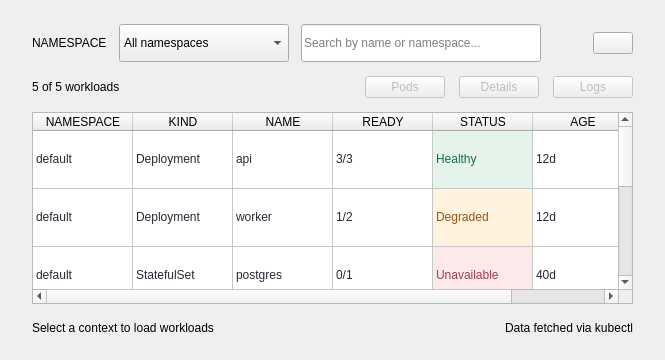
           <widget class="QFrame" name="workArea">
            <layout class="QVBoxLayout" name="workLayout">
             <property name="spacing">
              <number>14</number>
             </property>
             <property name="leftMargin">
              <number>32</number>
             </property>
             <property name="topMargin">
              <number>24</number>
             </property>
             <property name="rightMargin">
              <number>32</number>
             </property>
             <property name="bottomMargin">
              <number>22</number>
             </property>
             <item>
              <layout class="QHBoxLayout" name="filtersLayout">
               <property name="spacing">
                <number>12</number>
               </property>
               <item>
                <widget class="QLabel" name="filterLabel">
                 <property name="text">
                  <string>NAMESPACE</string>
                 </property>
                </widget>
               </item>
               <item>
                <widget class="QComboBox" name="namespaceCombo">
                 <property name="minimumSize">
                  <size>
                   <width>170</width>
                   <height>38</height>
                  </size>
                 </property>
                 <item>
                  <property name="text">
                   <string notr="true">All namespaces</string>
                  </property>
                 </item>
                 <item>
                  <property name="text">
                   <string notr="true">default</string>
                  </property>
                 </item>
                 <item>
                  <property name="text">
                   <string notr="true">monitoring</string>
                  </property>
                 </item>
                 <item>
                  <property name="text">
                   <string notr="true">kube-system</string>
                  </property>
                 </item>
                 <property name="variant" stdset="0">
                  <string notr="true">filter</string>
                 </property>
                </widget>
               </item>
               <item>
                <widget class="QLineEdit" name="searchInput">
                 <property name="minimumSize">
                  <size>
                   <width>240</width>
                   <height>38</height>
                  </size>
                 </property>
                 <property name="maximumSize">
                  <size>
                   <width>300</width>
                   <height>16777215</height>
                  </size>
                 </property>
                 <property name="placeholderText">
                  <string>Search by name or namespace...</string>
                 </property>
                 <property name="clearButtonEnabled">
                  <bool>true</bool>
                 </property>
                </widget>
               </item>
               <item>
                <spacer name="filtersSpacer">
                 <property name="orientation">
                  <enum>Qt::Orientation::Horizontal</enum>
                 </property>
                 <property name="sizeHint" stdset="0">
                  <size>
                   <width>40</width>
                   <height>20</height>
                  </size>
                 </property>
                </spacer>
               </item>
               <item>
                <widget class="QPushButton" name="refreshButton">
                 <property name="toolTip">
                  <string>Refresh</string>
                 </property>
                 <property name="iconOnly" stdset="0">
                  <string notr="true">true</string>
                 </property>
                 <property name="variant" stdset="0">
                  <string notr="true">primary</string>
                 </property>
                </widget>
               </item>
              </layout>
             </item>
             <item>
              <layout class="QHBoxLayout" name="summaryRow">
               <item>
                <widget class="QLabel" name="summaryLabel">
                 <property name="text">
                  <string notr="true">5 of 5 workloads</string>
                 </property>
                </widget>
               </item>
               <item>
                <spacer name="summarySpacer">
                 <property name="orientation">
                  <enum>Qt::Orientation::Horizontal</enum>
                 </property>
                 <property name="sizeHint" stdset="0">
                  <size>
                   <width>40</width>
                   <height>20</height>
                  </size>
                 </property>
                </spacer>
               </item>
               <item>
                <widget class="QPushButton" name="podsButton">
                 <property name="enabled">
                  <bool>false</bool>
                 </property>
                 <property name="toolTip">
                  <string>View Pods of the selected workload</string>
                 </property>
                 <property name="text">
                  <string>Pods</string>
                 </property>
                 <property name="variant" stdset="0">
                  <string notr="true">secondary</string>
                 </property>
                </widget>
               </item>
               <item>
                <widget class="QPushButton" name="detailsButton">
                 <property name="enabled">
                  <bool>false</bool>
                 </property>
                 <property name="toolTip">
                  <string>View JSON details of the selected workload</string>
                 </property>
                 <property name="text">
                  <string>Details</string>
                 </property>
                 <property name="variant" stdset="0">
                  <string notr="true">secondary</string>
                 </property>
                </widget>
               </item>
               <item>
                <widget class="QPushButton" name="logsButton">
                 <property name="enabled">
                  <bool>false</bool>
                 </property>
                 <property name="toolTip">
                  <string>View logs of a Pod of the selected workload</string>
                 </property>
                 <property name="text">
                  <string>Logs</string>
                 </property>
                 <property name="variant" stdset="0">
                  <string notr="true">secondary</string>
                 </property>
                </widget>
               </item>
              </layout>
             </item>
             <item>
              <widget class="QTableWidget" name="workloadTable">
               <property name="editTriggers">
                <set>QAbstractItemView::EditTrigger::NoEditTriggers</set>
               </property>
               <property name="alternatingRowColors">
                <bool>false</bool>
               </property>
               <property name="selectionMode">
                <enum>QAbstractItemView::SelectionMode::SingleSelection</enum>
               </property>
               <property name="selectionBehavior">
                <enum>QAbstractItemView::SelectionBehavior::SelectRows</enum>
               </property>
               <attribute name="horizontalHeaderStretchLastSection">
                <bool>false</bool>
               </attribute>
               <attribute name="verticalHeaderVisible">
                <bool>false</bool>
               </attribute>
               <attribute name="verticalHeaderDefaultSectionSize">
                <number>58</number>
               </attribute>
               <row />
               <row />
               <row />
               <row />
               <row />
               <column>
                <property name="text">
                 <string>NAMESPACE</string>
                </property>
               </column>
               <column>
                <property name="text">
                 <string>KIND</string>
                </property>
               </column>
               <column>
                <property name="text">
                 <string>NAME</string>
                </property>
               </column>
               <column>
                <property name="text">
                 <string>READY</string>
                </property>
               </column>
               <column>
                <property name="text">
                 <string>STATUS</string>
                </property>
               </column>
               <column>
                <property name="text">
                 <string>AGE</string>
                </property>
               </column>
               <item row="0" column="0">
                <property name="text">
                 <string notr="true">default</string>
                </property>
                <property name="foreground">
                 <brush brushstyle="SolidPattern">
                  <color alpha="255">
                   <red>36</red>
                   <green>42</green>
                   <blue>51</blue>
                  </color>
                 </brush>
                </property>
               </item>
               <item row="0" column="1">
                <property name="text">
                 <string notr="true">Deployment</string>
                </property>
                <property name="foreground">
                 <brush brushstyle="SolidPattern">
                  <color alpha="255">
                   <red>36</red>
                   <green>42</green>
                   <blue>51</blue>
                  </color>
                 </brush>
                </property>
               </item>
               <item row="0" column="2">
                <property name="text">
                 <string notr="true">api</string>
                </property>
                <property name="foreground">
                 <brush brushstyle="SolidPattern">
                  <color alpha="255">
                   <red>36</red>
                   <green>42</green>
                   <blue>51</blue>
                  </color>
                 </brush>
                </property>
               </item>
               <item row="0" column="3">
                <property name="text">
                 <string notr="true">3/3</string>
                </property>
                <property name="foreground">
                 <brush brushstyle="SolidPattern">
                  <color alpha="255">
                   <red>36</red>
                   <green>42</green>
                   <blue>51</blue>
                  </color>
                 </brush>
                </property>
               </item>
               <item row="0" column="4">
                <property name="text">
                 <string notr="true">Healthy</string>
                </property>
                <property name="background">
                 <brush brushstyle="SolidPattern">
                  <color alpha="255">
                   <red>229</red>
                   <green>244</green>
                   <blue>235</blue>
                  </color>
                 </brush>
                </property>
                <property name="foreground">
                 <brush brushstyle="SolidPattern">
                  <color alpha="255">
                   <red>23</red>
                   <green>107</green>
                   <blue>88</blue>
                  </color>
                 </brush>
                </property>
               </item>
               <item row="0" column="5">
                <property name="text">
                 <string notr="true">12d</string>
                </property>
                <property name="foreground">
                 <brush brushstyle="SolidPattern">
                  <color alpha="255">
                   <red>36</red>
                   <green>42</green>
                   <blue>51</blue>
                  </color>
                 </brush>
                </property>
               </item>
               <item row="1" column="0">
                <property name="text">
                 <string notr="true">default</string>
                </property>
                <property name="foreground">
                 <brush brushstyle="SolidPattern">
                  <color alpha="255">
                   <red>36</red>
                   <green>42</green>
                   <blue>51</blue>
                  </color>
                 </brush>
                </property>
               </item>
               <item row="1" column="1">
                <property name="text">
                 <string notr="true">Deployment</string>
                </property>
                <property name="foreground">
                 <brush brushstyle="SolidPattern">
                  <color alpha="255">
                   <red>36</red>
                   <green>42</green>
                   <blue>51</blue>
                  </color>
                 </brush>
                </property>
               </item>
               <item row="1" column="2">
                <property name="text">
                 <string notr="true">worker</string>
                </property>
                <property name="foreground">
                 <brush brushstyle="SolidPattern">
                  <color alpha="255">
                   <red>36</red>
                   <green>42</green>
                   <blue>51</blue>
                  </color>
                 </brush>
                </property>
               </item>
               <item row="1" column="3">
                <property name="text">
                 <string notr="true">1/2</string>
                </property>
                <property name="foreground">
                 <brush brushstyle="SolidPattern">
                  <color alpha="255">
                   <red>36</red>
                   <green>42</green>
                   <blue>51</blue>
                  </color>
                 </brush>
                </property>
               </item>
               <item row="1" column="4">
                <property name="text">
                 <string notr="true">Degraded</string>
                </property>
                <property name="background">
                 <brush brushstyle="SolidPattern">
                  <color alpha="255">
                   <red>255</red>
                   <green>242</green>
                   <blue>222</blue>
                  </color>
                 </brush>
                </property>
                <property name="foreground">
                 <brush brushstyle="SolidPattern">
                  <color alpha="255">
                   <red>152</red>
                   <green>84</green>
                   <blue>21</blue>
                  </color>
                 </brush>
                </property>
               </item>
               <item row="1" column="5">
                <property name="text">
                 <string notr="true">12d</string>
                </property>
                <property name="foreground">
                 <brush brushstyle="SolidPattern">
                  <color alpha="255">
                   <red>36</red>
                   <green>42</green>
                   <blue>51</blue>
                  </color>
                 </brush>
                </property>
               </item>
               <item row="2" column="0">
                <property name="text">
                 <string notr="true">default</string>
                </property>
                <property name="foreground">
                 <brush brushstyle="SolidPattern">
                  <color alpha="255">
                   <red>36</red>
                   <green>42</green>
                   <blue>51</blue>
                  </color>
                 </brush>
                </property>
               </item>
               <item row="2" column="1">
                <property name="text">
                 <string notr="true">StatefulSet</string>
                </property>
                <property name="foreground">
                 <brush brushstyle="SolidPattern">
                  <color alpha="255">
                   <red>36</red>
                   <green>42</green>
                   <blue>51</blue>
                  </color>
                 </brush>
                </property>
               </item>
               <item row="2" column="2">
                <property name="text">
                 <string notr="true">postgres</string>
                </property>
                <property name="foreground">
                 <brush brushstyle="SolidPattern">
                  <color alpha="255">
                   <red>36</red>
                   <green>42</green>
                   <blue>51</blue>
                  </color>
                 </brush>
                </property>
               </item>
               <item row="2" column="3">
                <property name="text">
                 <string notr="true">0/1</string>
                </property>
                <property name="foreground">
                 <brush brushstyle="SolidPattern">
                  <color alpha="255">
                   <red>36</red>
                   <green>42</green>
                   <blue>51</blue>
                  </color>
                 </brush>
                </property>
               </item>
               <item row="2" column="4">
                <property name="text">
                 <string notr="true">Unavailable</string>
                </property>
                <property name="background">
                 <brush brushstyle="SolidPattern">
                  <color alpha="255">
                   <red>252</red>
                   <green>233</green>
                   <blue>234</blue>
                  </color>
                 </brush>
                </property>
                <property name="foreground">
                 <brush brushstyle="SolidPattern">
                  <color alpha="255">
                   <red>163</red>
                   <green>61</green>
                   <blue>69</blue>
                  </color>
                 </brush>
                </property>
               </item>
               <item row="2" column="5">
                <property name="text">
                 <string notr="true">40d</string>
                </property>
                <property name="foreground">
                 <brush brushstyle="SolidPattern">
                  <color alpha="255">
                   <red>36</red>
                   <green>42</green>
                   <blue>51</blue>
                  </color>
                 </brush>
                </property>
               </item>
               <item row="3" column="0">
                <property name="text">
                 <string notr="true">monitoring</string>
                </property>
                <property name="foreground">
                 <brush brushstyle="SolidPattern">
                  <color alpha="255">
                   <red>36</red>
                   <green>42</green>
                   <blue>51</blue>
                  </color>
                 </brush>
                </property>
               </item>
               <item row="3" column="1">
                <property name="text">
                 <string notr="true">DaemonSet</string>
                </property>
                <property name="foreground">
                 <brush brushstyle="SolidPattern">
                  <color alpha="255">
                   <red>36</red>
                   <green>42</green>
                   <blue>51</blue>
                  </color>
                 </brush>
                </property>
               </item>
               <item row="3" column="2">
                <property name="text">
                 <string notr="true">node-exporter</string>
                </property>
                <property name="foreground">
                 <brush brushstyle="SolidPattern">
                  <color alpha="255">
                   <red>36</red>
                   <green>42</green>
                   <blue>51</blue>
                  </color>
                 </brush>
                </property>
               </item>
               <item row="3" column="3">
                <property name="text">
                 <string notr="true">4/4</string>
                </property>
                <property name="foreground">
                 <brush brushstyle="SolidPattern">
                  <color alpha="255">
                   <red>36</red>
                   <green>42</green>
                   <blue>51</blue>
                  </color>
                 </brush>
                </property>
               </item>
               <item row="3" column="4">
                <property name="text">
                 <string notr="true">Healthy</string>
                </property>
                <property name="background">
                 <brush brushstyle="SolidPattern">
                  <color alpha="255">
                   <red>229</red>
                   <green>244</green>
                   <blue>235</blue>
                  </color>
                 </brush>
                </property>
                <property name="foreground">
                 <brush brushstyle="SolidPattern">
                  <color alpha="255">
                   <red>23</red>
                   <green>107</green>
                   <blue>88</blue>
                  </color>
                 </brush>
                </property>
               </item>
               <item row="3" column="5">
                <property name="text">
                 <string notr="true">90d</string>
                </property>
                <property name="foreground">
                 <brush brushstyle="SolidPattern">
                  <color alpha="255">
                   <red>36</red>
                   <green>42</green>
                   <blue>51</blue>
                  </color>
                 </brush>
                </property>
               </item>
               <item row="4" column="0">
                <property name="text">
                 <string notr="true">monitoring</string>
                </property>
                <property name="foreground">
                 <brush brushstyle="SolidPattern">
                  <color alpha="255">
                   <red>36</red>
                   <green>42</green>
                   <blue>51</blue>
                  </color>
                 </brush>
                </property>
               </item>
               <item row="4" column="1">
                <property name="text">
                 <string notr="true">Deployment</string>
                </property>
                <property name="foreground">
                 <brush brushstyle="SolidPattern">
                  <color alpha="255">
                   <red>36</red>
                   <green>42</green>
                   <blue>51</blue>
                  </color>
                 </brush>
                </property>
               </item>
               <item row="4" column="2">
                <property name="text">
                 <string notr="true">grafana</string>
                </property>
                <property name="foreground">
                 <brush brushstyle="SolidPattern">
                  <color alpha="255">
                   <red>36</red>
                   <green>42</green>
                   <blue>51</blue>
                  </color>
                 </brush>
                </property>
               </item>
               <item row="4" column="3">
                <property name="text">
                 <string notr="true">0/0</string>
                </property>
                <property name="foreground">
                 <brush brushstyle="SolidPattern">
                  <color alpha="255">
                   <red>36</red>
                   <green>42</green>
                   <blue>51</blue>
                  </color>
                 </brush>
                </property>
               </item>
               <item row="4" column="4">
                <property name="text">
                 <string notr="true">Scaled to zero</string>
                </property>
                <property name="background">
                 <brush brushstyle="SolidPattern">
                  <color alpha="255">
                   <red>239</red>
                   <green>241</green>
                   <blue>243</blue>
                  </color>
                 </brush>
                </property>
                <property name="foreground">
                 <brush brushstyle="SolidPattern">
                  <color alpha="255">
                   <red>80</red>
                   <green>89</green>
                   <blue>99</blue>
                  </color>
                 </brush>
                </property>
               </item>
               <item row="4" column="5">
                <property name="text">
                 <string notr="true">90d</string>
                </property>
                <property name="foreground">
                 <brush brushstyle="SolidPattern">
                  <color alpha="255">
                   <red>36</red>
                   <green>42</green>
                   <blue>51</blue>
                  </color>
                 </brush>
                </property>
               </item>
               <property name="variant" stdset="0">
                <string notr="true">data</string>
               </property>
              </widget>
             </item>
             <item>
              <layout class="QHBoxLayout" name="footerRow">
               <item>
                <widget class="QLabel" name="statusLabel">
                 <property name="text">
                  <string>Select a context to load workloads</string>
                 </property>
                 <property name="variant" stdset="0">
                  <string notr="true">muted</string>
                 </property>
                </widget>
               </item>
               <item>
                <spacer name="footerSpacer">
                 <property name="orientation">
                  <enum>Qt::Orientation::Horizontal</enum>
                 </property>
                 <property name="sizeHint" stdset="0">
                  <size>
                   <width>40</width>
                   <height>20</height>
                  </size>
                 </property>
                </spacer>
               </item>
               <item>
                <widget class="QLabel" name="footerNote">
                 <property name="text">
                  <string>Data fetched via kubectl</string>
                 </property>
                 <property name="variant" stdset="0">
                  <string notr="true">muted</string>
                 </property>
                </widget>
               </item>
              </layout>
             </item>
            </layout>
           </widget>
